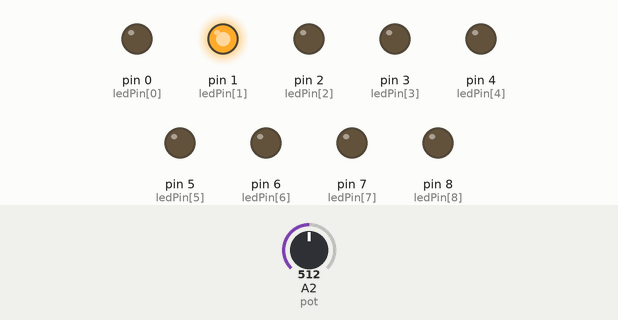
Recording of a sketch running on a simulated Arduino Uno, built with avr-gcc and run on an emulated ATmega328P. Shown: output pins drawn as LEDs (lit = HIGH). Dashed ring = blinking. The inputs (shaded band) are chosen by the test bench; at power-on: A2 (pot) = 512.

Above: at 1.2 s.
1.3 s: A2 (pot) set to 122
At 1.36 s:
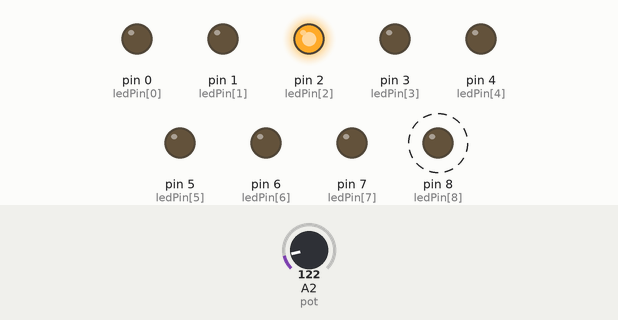
At 2.1 s:
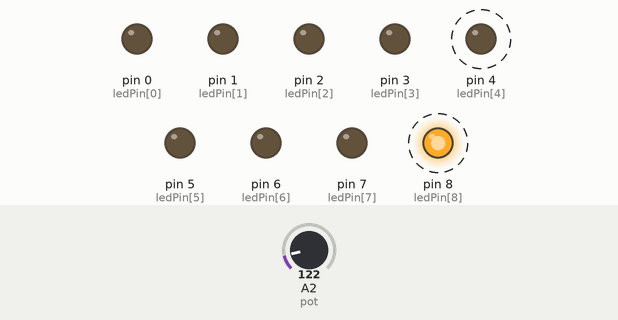
4.3 s: A2 (pot) set to 0
7.3 s: A2 (pot) set to 19
At 7.48 s:
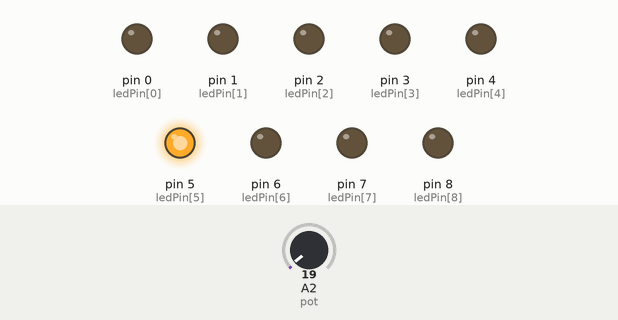
10.3 s: A2 (pot) set to 306
At 12.27 s:
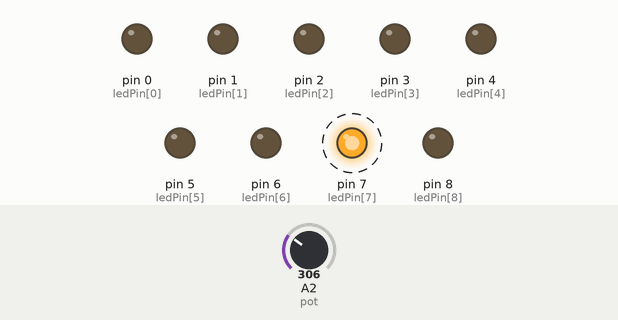
13.3 s: A2 (pot) set to 511
16.3 s: A2 (pot) set to 543
Timing chart, 0 to 19.1 s (numbered marks = the images above; inputs shaded):
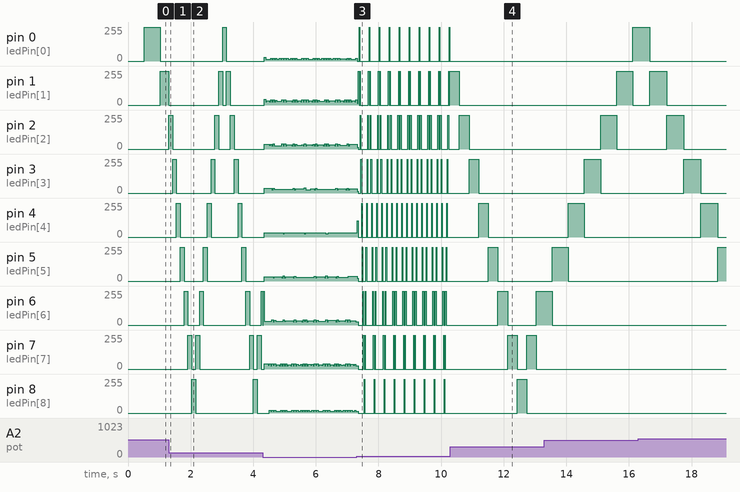

The sketch:

ModifiedChaseEffect.ino
```cpp
/* This sketch allows users to manipulate LEDs such that they flash sequentially from one to the other*/

byte ledPin[]= {0,1,2,3,4,5,6,7,8};       //initialize the leds in pins 0-8 in an array
int direction=1;                          // increment of 1. This allows the code to cycle through every led
int currentLED=0;                         // a counter that starts from pin 0
unsigned long changeTime;                 // a variable that describes how much time has passed
int pot=2 ;                               // initialize potentiometer at analog pin A2

void setup() {
  //initializes every pin as an output. millis() calculates how much time the Arduino began
  //running in milliseconds and is stored in changeTime. Since the program will run this just once, changeTime=0
  for (int x=0; x<9 ; x++){
      pinMode(ledPin[x],OUTPUT); }
      changeTime=millis();
}

void loop() {
  // Calculates the difference in time between how long the Arduino started running and the last registered time the LED blinked
   int ledDelay=analogRead(pot);        // delay between each LED is dictated by potentiometer value 0-1023.
   if ((millis()-changeTime)>ledDelay) {
      changeLED();
      changeTime=millis();

   }
}

void changeLED(){
    // turns all the 9 LEDs OFF
    for(int x=0; x<9; x++) {
        digitalWrite(ledPin[x], LOW);
    }
    digitalWrite(ledPin[currentLED],HIGH);
    currentLED+=direction;
    if (currentLED==8) {direction= -1;} // after the last LED, it will go backward
    if (currentLED==0) {direction=1;}   // after the first LED, it will go forward

}
```

Measured:
- after the input at 1.3 s, pin 0 (ledPin[0]): 0/255 → 255/255 after 1.7 s, → 0/255 0.12 s later; pin 8 (ledPin[8]): alternates 255/255 for 0.12 s and 0/255 for 1.8 s, starting after 0.74 s
- after the input at 10.3 s, pin 0 (ledPin[0]): stops changing and stays 0/255
- by itself, pin 7 (ledPin[7]): alternates 255/255 for 0.31 s and 0/255 for 0.31 s
